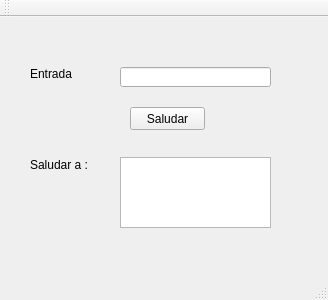
<?xml version="1.0" encoding="UTF-8"?>
<ui version="4.0">
 <class>Saludar</class>
 <widget class="QMainWindow" name="Saludar">
  <property name="geometry">
   <rect>
    <x>0</x>
    <y>0</y>
    <width>328</width>
    <height>300</height>
   </rect>
  </property>
  <property name="windowTitle">
   <string>Saludar</string>
  </property>
  <widget class="QWidget" name="centralWidget">
   <property name="accessibleName">
    <string>Saludar nombres</string>
   </property>
   <widget class="QLabel" name="label_entrada">
    <property name="geometry">
     <rect>
      <x>30</x>
      <y>50</y>
      <width>47</width>
      <height>13</height>
     </rect>
    </property>
    <property name="text">
     <string>Entrada </string>
    </property>
   </widget>
   <widget class="QLineEdit" name="lineEdit_entrada">
    <property name="geometry">
     <rect>
      <x>120</x>
      <y>50</y>
      <width>151</width>
      <height>20</height>
     </rect>
    </property>
   </widget>
   <widget class="QPushButton" name="pushButton_saludar">
    <property name="geometry">
     <rect>
      <x>130</x>
      <y>90</y>
      <width>75</width>
      <height>23</height>
     </rect>
    </property>
    <property name="text">
     <string>Saludar</string>
    </property>
   </widget>
   <widget class="QLabel" name="label">
    <property name="geometry">
     <rect>
      <x>30</x>
      <y>140</y>
      <width>61</width>
      <height>16</height>
     </rect>
    </property>
    <property name="text">
     <string>Saludar a :</string>
    </property>
   </widget>
   <widget class="QTextEdit" name="textEdit_saludarA">
    <property name="geometry">
     <rect>
      <x>120</x>
      <y>140</y>
      <width>151</width>
      <height>71</height>
     </rect>
    </property>
   </widget>
  </widget>
  <widget class="QToolBar" name="mainToolBar">
   <attribute name="toolBarArea">
    <enum>TopToolBarArea</enum>
   </attribute>
   <attribute name="toolBarBreak">
    <bool>false</bool>
   </attribute>
  </widget>
  <widget class="QStatusBar" name="statusBar"/>
 </widget>
 <layoutdefault spacing="6" margin="11"/>
 <resources/>
 <connections>
  <connection>
   <sender>pushButton_saludar</sender>
   <signal>clicked()</signal>
   <receiver>Saludar</receiver>
   <slot>saludar()</slot>
   <hints>
    <hint type="sourcelabel">
     <x>157</x>
     <y>112</y>
    </hint>
    <hint type="destinationlabel">
     <x>171</x>
     <y>142</y>
    </hint>
   </hints>
  </connection>
 </connections>
 <slots>
  <slot>saludar()</slot>
 </slots>
</ui>
